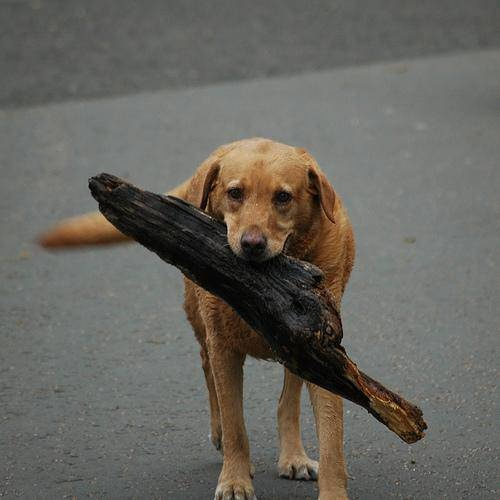
#> input picture dataAugmentationExample/Dog/dog/0_golden_retriever.jpg, 500 x 500 px, found by its file name; its folder holds only this picture in this run
$ jupyter execute DataAugmentationExample.ipynb   (older library calls are emulated)
#> lines starting #> are read from the running program, lines starting #| are printed output that depends on the picture
[cell 1]
import pandas as pd
import os
import cv2
import matplotlib.pyplot as plt
import sys
import numpy as np
import re
import random

from skimage import io
from skimage import img_as_ubyte
from skimage import filters
from google.colab.patches import cv2_imshow

[cell 2]
DIR = '/content/drive/My Drive/Colab Notebooks/Dog/dog/' #before using code check path of images

[cell 3]
dog_dir = os.listdir(DIR)

[cell 4]
def rotation(image):
  rows, columns = image.shape
  R = cv2.getRotationMatrix2D((columns/2, rows/2), random.randint(-70, 70), 1)
  return cv2.warpAffine(gray_image, R, (columns, rows))

[cell 5]
def flip_image(image):
  return np.fliplr(image)

[cell 6]
def image_blur(image):
  return filters.gaussian(image, sigma=1)

[cell 7]
def zoom_image(image, zoom_factor):
  # let len = 100, width = 100, zoom_factor = 1.5
  len, width = image.shape[:2]
  new_len, new_width = int(len * zoom_factor), int(width * zoom_factor)
  # new_len = 150, new_width = 150

  #finding center of image after zoom
  center_x, center_y = new_len//2, new_width//2
  # center_x = 75, center_y = 75

  # finding coordinates of our original size picture
  x1, y1 = (center_x - len//2) ,(center_y - width//2)
  # x1 = 25, y1 = 25
  x2, y2 = (center_x + len//2), (center_y + width//2)
  # x2 = 125, y2 = 125
  # y2 - y1 = 100 = len
  # x2 - x1 = 100 = width

  box = np.array([x1, y1, x2, y2])
  # scaling coordinates to our original picture
  box = (box / zoom_factor).astype(np.int)
  # box = [16 16 83 83]
  # now rezing cropped image to len x width i.e. (100 x 100)
  return cv2.resize(image[y1:y2, x1:x2],(len, width))

[cell 8]
def shrink_image(image, shrink_factor):

  len, width = image.shape[:2]
  result_image = np.full((len, width),0, dtype=np.uint8) # empty image with original image size

  new_len, new_width = int(len * shrink_factor), int(width * shrink_factor)
  img = cv2.resize(image, (new_len, new_width )) # shrink original image

  center_x, center_y = len//2, width//2
  x1, y1 = (center_x - new_len//2), (center_y - new_width//2)
  x2, y2 = (center_x + new_len//2), (center_y + new_width//2)
  # copying original shrinked image in original size image
  if x2-x1 == new_width and y2-y1 == new_len:
    result_image[y1:y2, x1:x2] = img
  else:
    result_image[y1:y2+1, x1:x2+1] = img
  return result_image

[cell 9]
count = 0
for i, name in enumerate(dog_dir):
  #nm = re.split('\.',name)[0]
  label = re.split('_', name)[1] + re.split('_', name)[2]
  img = cv2.imread(DIR + name)
#> img is the input picture: shape (500, 500, 3); mean B, G, R 94.7, 101.2, 103.6
  img = cv2.resize(img,(100, 100), interpolation=cv2.INTER_CUBIC)# firstly resizing picture
#> img: shape (100, 100, 3)

  gray_image = cv2.cvtColor(img, cv2.COLOR_BGR2GRAY) # changing picture into grayscale
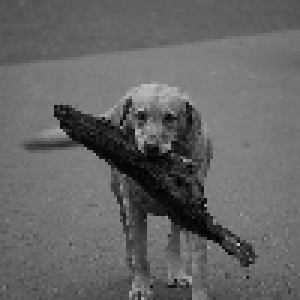
#> gray_image: shape (100, 100) (shown 3 times larger); min 0, max 192, mean 101

  newDirPath = "/content/drive/My Drive/Colab Notebooks/Dog/new_dog/"# directory to save

  if not os.path.exists(newDirPath):# if dir doesn't exist then create
    os.makedirs(newDirPath)

  # original image
  io.imsave(newDirPath+str(count)+str(random.randint(1,1000))+label, gray_image)# original
  count+=1
  io.imsave(newDirPath+str(count)+str(random.randint(1,100))+label, shrink_image(gray_image,  random.choice(np.linspace(0.5,0.9,20)))) # random shrink
#> in shrink_image, `new_len, new_width = int(len * shrink_factor), int(width * shrink_fact..`: new_len = 77
#> in shrink_image, `img = cv2.resize(image, (new_len, new_width ))`:
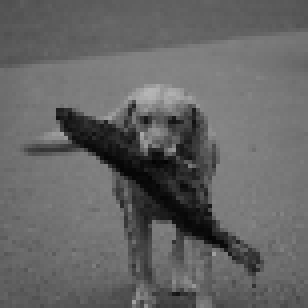
#> img: shape (77, 77) (shown 4 times larger); min 3, max 181, mean 100.9
#> in shrink_image, `x1, y1 = (center_x - new_len//2), (center_y - new_width//2)`: x1 = 12
#> in shrink_image, `x2, y2 = (center_x + new_len//2), (center_y + new_width//2)`: x2 = 88
#> in shrink_image, `result_image[y1:y2+1, x1:x2+1] = img`:
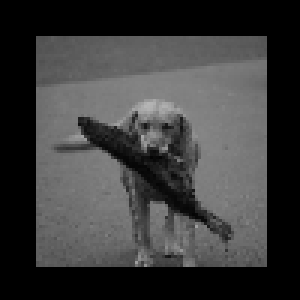
#> result_image: shape (100, 100) (shown 3 times larger); min 0, max 181, mean 59.8
  count+=1
  io.imsave(newDirPath+str(count)+str(random.randint(400,600))+label, zoom_image(gray_image,random.choice(np.linspace(1.3,1.5,20)))) # random zoom
#> in zoom_image, `new_len, new_width = int(len * zoom_factor), int(width * zoom_factor)`: new_len = 138
#> in zoom_image, `center_x, center_y = new_len//2, new_width//2`: center_x = 69
#> in zoom_image, `x1, y1 = (center_x - len//2) ,(center_y - width//2)`: x1 = 19
#> in zoom_image, `x2, y2 = (center_x + len//2), (center_y + width//2)`: x2 = 119
#> in zoom_image, `box = np.array([x1, y1, x2, y2])`: box = [19, 19, 119, 119]
#> in zoom_image, `box = (box / zoom_factor).astype(np.int)`: box = [13, 13, 85, 85]
  count+=1
  # 5 rotated images, rotated+zoom, rotated+shrink , total 15 each cycle
  for i in range(5):
    rotated_image_8bit = img_as_ubyte(rotation(gray_image))
    io.imsave(newDirPath+str(count)+str(random.randint(1,100))+label, cv2.cvtColor(rotated_image_8bit, cv2.COLOR_GRAY2BGR))# random rotate
    count += 1
    io.imsave(newDirPath+str(count)+str(random.randint(50,300))+label, shrink_image(rotated_image_8bit,  random.choice(np.linspace(0.5,0.9,20)))) # random shrink
    count+=1
    io.imsave(newDirPath+str(count)+str(random.randint(400,600))+label, zoom_image(rotated_image_8bit,random.choice(np.linspace(1.3,1.5,20)))) # random zoom
    count+=1
#> this loop made 5 passes
#> pass 1, `rotated_image_8bit = img_as_ubyte(rotation(gray_image))`:
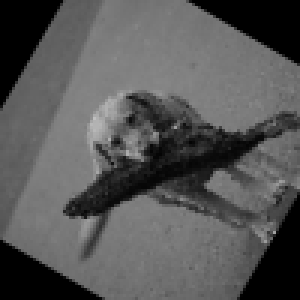
#> rotated_image_8bit: shape (100, 100) (shown 3 times larger); min 0, max 191, mean 86.1
#> pass 1, in shrink_image (call 2), `img = cv2.resize(image, (new_len, new_width ))`:
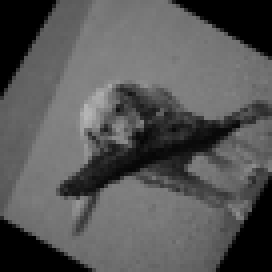
#> img: shape (68, 68) (shown 4 times larger); min 0, max 182, mean 86
#> pass 1, `io.imsave(newDirPath+str(count)+str(random.randint(50,300))+label, shr..`:
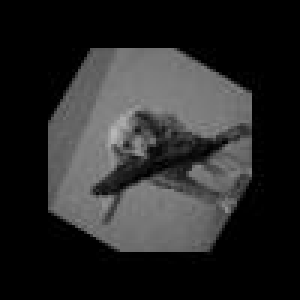
#> saved as 4153goldenretriever.jpg: shape (100, 100) (shown 3 times larger); min 0, max 183, mean 39.9
#> after the loop:
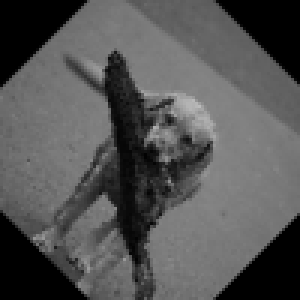
#> rotated_image_8bit: shape (100, 100) (shown 3 times larger); min 0, max 187, mean 84.4
#> after the loop, count = 18
  # flipped image
  flipped = img_as_ubyte(flip_image(gray_image))
  io.imsave(newDirPath+str(count)+str(random.randint(1,100))+label, flipped)
  count+=1
#> count = 19
  io.imsave(newDirPath+str(count)+str(random.randint(400,600))+label, zoom_image(flipped,random.choice(np.linspace(1.3,1.5,20)))) #  flip + random zoom
#> in zoom_image (call 7), `new_len, new_width = int(len * zoom_factor), int(width * zoom_factor)`: new_len = 144
#> in zoom_image (call 7), `center_x, center_y = new_len//2, new_width//2`: center_x = 72
#> in zoom_image (call 7), `x1, y1 = (center_x - len//2) ,(center_y - width//2)`: x1 = 22
#> in zoom_image (call 7), `x2, y2 = (center_x + len//2), (center_y + width//2)`: x2 = 122
#> in zoom_image (call 7), `box = np.array([x1, y1, x2, y2])`: box = [22, 22, 122, 122]
#> in zoom_image (call 7), `box = (box / zoom_factor).astype(np.int)`: box = [15, 15, 84, 84]
#> in zoom_image (call 7), `return cv2.resize(image[y1:y2, x1:x2],(len, width))`:
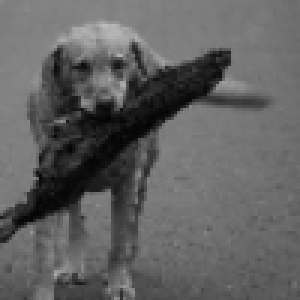
#> returned value: shape (100, 100) (shown 3 times larger); min 3, max 188, mean 96.8
  count+=1
#> count = 20
  # blurred image
  blurred = img_as_ubyte(image_blur(gray_image))
#> in image_blur, `return filters.gaussian(image, sigma=1)`:
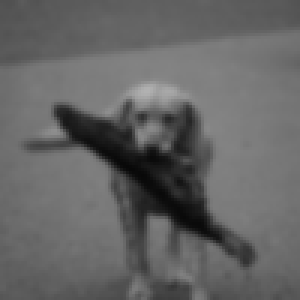
#> returned value: shape (100, 100) float64 (shown 3 times larger); min 0.0329, max 0.697, mean 0.396
  io.imsave(newDirPath+str(count)+str(random.randint(1,100))+label, blurred)
  count+=1
#> count = 21
  io.imsave(newDirPath+str(count)+str(random.randint(400,600))+label, zoom_image(blurred,random.choice(np.linspace(1.3,1.5,20)))) # blur + random zoom
#> in zoom_image (call 8), `new_len, new_width = int(len * zoom_factor), int(width * zoom_factor)`: new_len = 131
#> in zoom_image (call 8), `center_x, center_y = new_len//2, new_width//2`: center_x = 65
#> in zoom_image (call 8), `x1, y1 = (center_x - len//2) ,(center_y - width//2)`: x1 = 15
#> in zoom_image (call 8), `x2, y2 = (center_x + len//2), (center_y + width//2)`: x2 = 115
#> in zoom_image (call 8), `box = np.array([x1, y1, x2, y2])`: box = [15, 15, 115, 115]
#> in zoom_image (call 8), `box = (box / zoom_factor).astype(np.int)`: box = [11, 11, 87, 87]
#> in zoom_image (call 8), `return cv2.resize(image[y1:y2, x1:x2],(len, width))`:
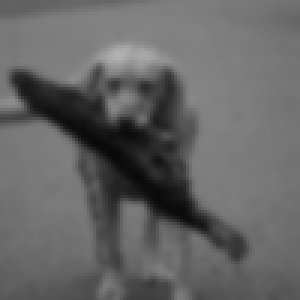
#> returned value: shape (100, 100) (shown 3 times larger); min 8, max 177, mean 100.8
  count+=1
#> count = 22

$ run again, on dataAugmentationExample/Dog/dog/103_shetland_sheepdog.jpg
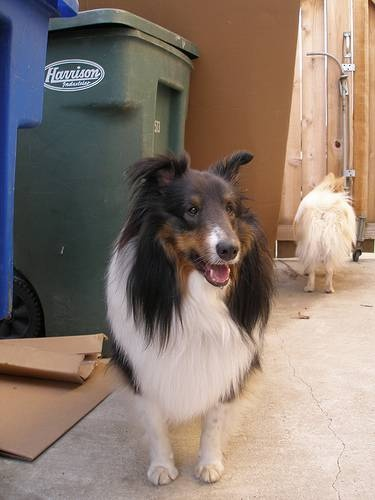
#> input picture dataAugmentationExample/Dog/dog/103_shetland_sheepdog.jpg, 375 x 500 px, found by its file name
#> img is the input picture: shape (500, 375, 3); mean B, G, R 112.8, 123.2, 139.1
#> in shrink_image, `new_len, new_width = int(len * shrink_factor), int(width * shrink_fact..`: new_len = 77
#> in shrink_image, `x1, y1 = (center_x - new_len//2), (center_y - new_width//2)`: x1 = 12
#> in shrink_image, `x2, y2 = (center_x + new_len//2), (center_y + new_width//2)`: x2 = 88
#> in zoom_image, `new_len, new_width = int(len * zoom_factor), int(width * zoom_factor)`: new_len = 138
#> in zoom_image, `center_x, center_y = new_len//2, new_width//2`: center_x = 69
#> in zoom_image, `x1, y1 = (center_x - len//2) ,(center_y - width//2)`: x1 = 19
#> in zoom_image, `x2, y2 = (center_x + len//2), (center_y + width//2)`: x2 = 119
#> in zoom_image, `box = np.array([x1, y1, x2, y2])`: box = [19, 19, 119, 119]
#> in zoom_image, `box = (box / zoom_factor).astype(np.int)`: box = [13, 13, 85, 85]
#> the loop `for i in range(5):` made 5 passes
#> after the loop `for i in range(5):`:
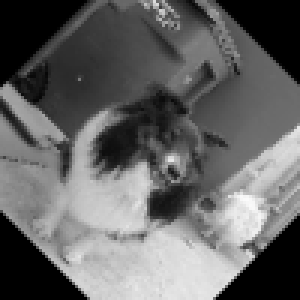
#> rotated_image_8bit: shape (100, 100) (shown 3 times larger); min 0, max 251, mean 100.6
#> after the loop `for i in range(5):`: count = 18
#> `count+=1`: count = 19
#> `count+=1`: count = 20
#> `count+=1`: count = 21
#> in zoom_image (call 8), `new_len, new_width = int(len * zoom_factor), int(width * zoom_factor)`: new_len = 131
#> in zoom_image (call 8), `center_x, center_y = new_len//2, new_width//2`: center_x = 65
#> in zoom_image (call 8), `x1, y1 = (center_x - len//2) ,(center_y - width//2)`: x1 = 15
#> in zoom_image (call 8), `x2, y2 = (center_x + len//2), (center_y + width//2)`: x2 = 115
#> in zoom_image (call 8), `box = np.array([x1, y1, x2, y2])`: box = [15, 15, 115, 115]
#> in zoom_image (call 8), `box = (box / zoom_factor).astype(np.int)`: box = [11, 11, 87, 87]
#> in zoom_image (call 8), `return cv2.resize(image[y1:y2, x1:x2],(len, width))`:
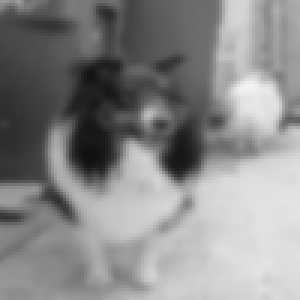
#> returned value: shape (100, 100) (shown 3 times larger); min 16, max 243, mean 136.6
#> `count+=1`: count = 22
